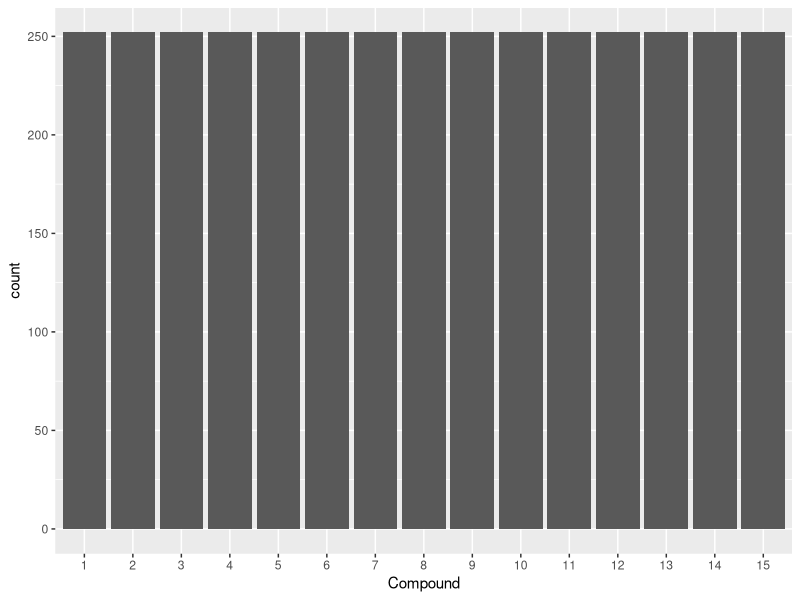
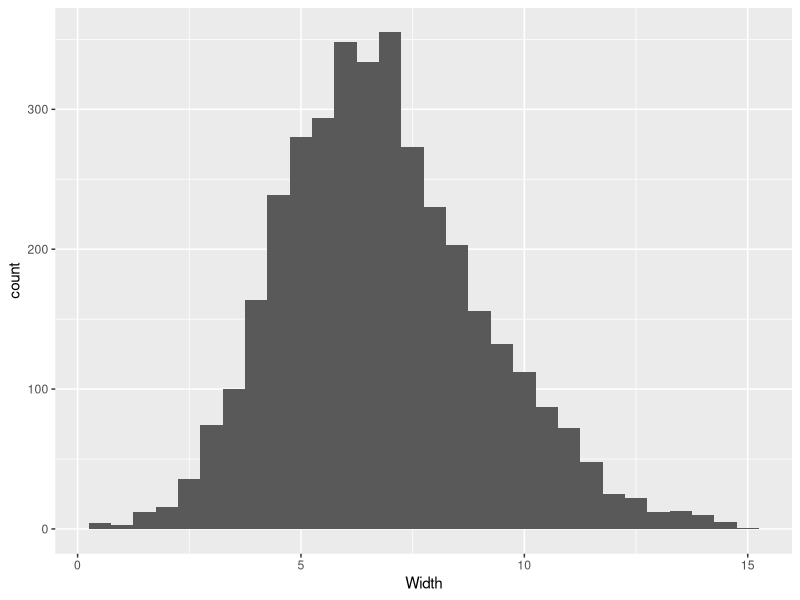

These figures' R source, in order: (Note: this script raises an error after producing the figures.)
library(gee)
library(tidyr)
library(tidyverse)
library(lme4)
library(ggplot2)

dat_gaus <- read.csv("final_report/data_analyses/gaussian_data_G17.csv", sep = ",", header = T)

head(dat_gaus)
summary(dat_gaus)

dat_gaus$Flower_index <- as.factor(dat_gaus$Flower_index)
dat_gaus$Compound <- as.factor(dat_gaus$Compound)
dat_gaus$Rater <- as.factor(dat_gaus$Rater)
dat_gaus$Type <- as.factor(dat_gaus$Type)
dat_gaus$Garden <- as.factor(dat_gaus$Garden)
dat_gaus$Subplot <- as.factor(dat_gaus$Subplot)

gaus_long <- dat_gaus %>% pivot_longer(cols = starts_with("T_"), names_to = "time", values_to = "Width")

gaus_long$time <- factor(gaus_long$time, levels = c(
  "T_0", "T_1", "T_2", "T_3", "T_4", "T_5", "T_6", "T_7", "T_8", "T_9", "T_10", 
  "T_11","T_12","T_13","T_14","T_15","T_16","T_17","T_18","T_19","T_20"))


gaus_long$time <- as.factor(gaus_long$time)

## check balanced design
table(gaus_long$time)  # N = 180, complete observations for all 20 time points

gaus_long %>% count(Flower_index)  # n = 21, equal number of time points per flower 

ggplot(data = gaus_long) +
  geom_bar(mapping = aes(x = Compound))  # n = 250, equal number of flowers per compoung



## check out distribution of flower Width
ggplot(data = gaus_long) + 
  geom_histogram(mapping = aes(x = Width), binwidth = 0.5)


## Missings
missings_gauss <- gaus_long %>%
  group_by(time) %>%
  summarise(MissingValues = sum(is.na(Width)))
# --> N = 10 missings for T13-T20

# check distribution grouped by flower (summarized over time)
gaus_agg <- gaus_long %>%
  group_by(Flower_index) %>%
  summarise(
    MeanWidth = mean(Width, na.rm = T),
    SDWidth   = sd(Width, na.rm = T),
    N         = n()
  ) %>%
  round(2)


ggplot(data = gaus_agg) + 
  geom_histogram(mapping = aes(x = MeanWidth), binwidth = 0.5)


## Aggregated Datasets by Compound, Type, Garden, Subplot ## 
gaus_Comp <- gaus_long %>%
  group_by(time, Compound) %>%
  summarise(
    MeanWidth = mean(Width, na.rm = T),
    SDWidth   = sd(Width, na.rm = T),
    N         = n()
    )
gaus_Comp$MeanWidth <- round(gaus_Comp$MeanWidth, 2)
gaus_Comp$SDWidth <- round(gaus_Comp$SDWidth, 2)

gaus_Type <- gaus_long %>%
  group_by(time, Type) %>%
  summarise(
    MeanWidth = mean(Width, na.rm = T),
    SDWidth   = sd(Width, na.rm = T),
    N         = n()
  )

gaus_Garden <- gaus_long %>%
  group_by(time, Garden) %>%
  summarise(
    MeanWidth = mean(Width, na.rm = T),
    SDWidth   = sd(Width, na.rm = T),
    N         = n()
  )

gaus_Subplot <- gaus_long %>%
  group_by(time, Subplot) %>%
  summarise(
    MeanWidth = mean(Width, na.rm = T),
    SDWidth   = sd(Width, na.rm = T),
    N         = n()
  )


### Plots ###

# Flower Width by Compound for T0-T20
ggplot(data = gaus_Comp) + 
  geom_line(mapping = aes(x = time, group = Compound, y = MeanWidth))
## with Colours
ggplot(data = gaus_Comp, aes(x = time, y = MeanWidth, group = Compound)) + 
  geom_line(aes(col = Compound), size = 0.3) +
  geom_point(aes(col = Compound), size = 1.9)
# --> Compound 6 hast the smallest Width (considered the freshest at T20)

## Flower Width by Type for T0-T20
ggplot(data = gaus_Type, aes(x = time, y = MeanWidth, group = Type)) + 
  geom_line(aes(col = Type), size = 0.3) +
  geom_point(aes(col = Type), size = 1.9)
# --> species 2 withers faster than species 1

## Flower Width by Garden for T0-T20
ggplot(data = gaus_Garden, aes(x = time, y = MeanWidth, group = Garden)) + 
  geom_line(aes(col = Garden), size = 0.3) +
  geom_point(aes(col = Garden), size = 1.9)
# No descriptive difference in Flower Width at any time point, similar pattern


## Flower Width by Subplot for T0-T20
ggplot(data = gaus_Subplot, aes(x = time, y = MeanWidth, group = Subplot)) + 
  geom_line(aes(col = Subplot), size = 0.3) +
  geom_point(aes(col = Subplot), size = 1.9)


# width_gee <- gee(Width ~ Compound*time, data = dat_long, id = Flower_index, corstr = "independence")

################################################################################
# Count Data


dat <- read.csv("count_data_G17.csv", sep = ",", header = T)

dat <- dat[!is.na(dat$tot.vase.days),]
dummy_matrix <- matrix(0, nrow = nrow(dat), ncol = 30)

for (i in 1:nrow(dat)) {
  dummy_matrix[i, 1:(dat$tot.vase.days[i])] <- 1
}

dat_dummy <- cbind(dat, dummy_matrix)

#names <- c(colnames(dat), paste0("T", 0:29))
names <- c(colnames(dat), 0:29)
colnames(dat_dummy) <- names
# dat_dummy <- dat_dummy %>% rename(Xtot.vase.days = tot.vase.days) # begins with "t"

dat_dummy_long <- dat_dummy %>% pivot_longer(cols = 8:37, names_to = "Day", values_to = "Freshness")
#dat_dummy_long <- dat_dummy %>% pivot_longer(cols = starts_with("T"), names_to = "Day", values_to = "Freshness")


fresh_gee <- gee(Freshness ~ Day * compound, 
                 family = "binomial", 
                 data = dat_dummy_long, 
                 id = flowerID, 
                 corstr = "exchangeable")

fresh_glmm <- glmer(Freshness ~ Day * compound + (1 | flowerID), dat_dummy_long,
                   family = binomial)
